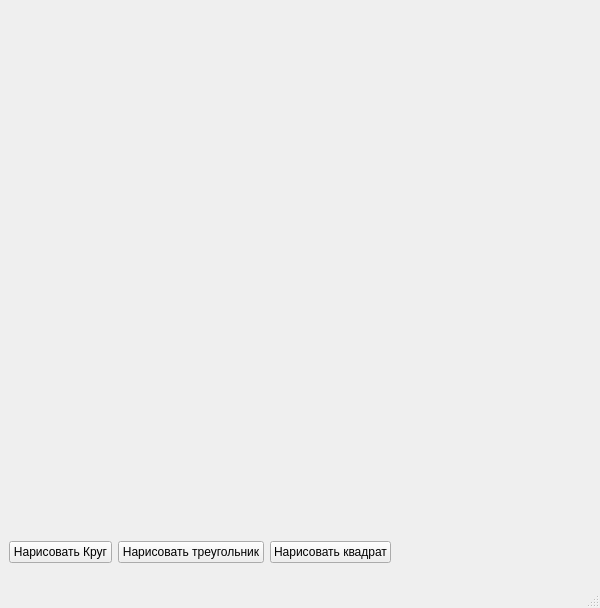
<?xml version="1.0" encoding="UTF-8"?>
<ui version="4.0">
 <class>MainWindow</class>
 <widget class="QMainWindow" name="MainWindow">
  <property name="windowModality">
   <enum>Qt::NonModal</enum>
  </property>
  <property name="geometry">
   <rect>
    <x>0</x>
    <y>0</y>
    <width>600</width>
    <height>608</height>
   </rect>
  </property>
  <property name="sizePolicy">
   <sizepolicy hsizetype="Fixed" vsizetype="Fixed">
    <horstretch>0</horstretch>
    <verstretch>0</verstretch>
   </sizepolicy>
  </property>
  <property name="minimumSize">
   <size>
    <width>600</width>
    <height>0</height>
   </size>
  </property>
  <property name="maximumSize">
   <size>
    <width>600</width>
    <height>1060</height>
   </size>
  </property>
  <property name="windowTitle">
   <string>MainWindow</string>
  </property>
  <widget class="QWidget" name="centralwidget">
   <property name="sizePolicy">
    <sizepolicy hsizetype="Fixed" vsizetype="Minimum">
     <horstretch>0</horstretch>
     <verstretch>0</verstretch>
    </sizepolicy>
   </property>
   <property name="minimumSize">
    <size>
     <width>600</width>
     <height>0</height>
    </size>
   </property>
   <property name="maximumSize">
    <size>
     <width>600</width>
     <height>16777215</height>
    </size>
   </property>
   <layout class="QVBoxLayout" name="verticalLayout">
    <property name="sizeConstraint">
     <enum>QLayout::SetMinimumSize</enum>
    </property>
    <item>
     <widget class="FigurePainter" name="drawPanel" native="true">
      <property name="sizePolicy">
       <sizepolicy hsizetype="Fixed" vsizetype="Fixed">
        <horstretch>0</horstretch>
        <verstretch>0</verstretch>
       </sizepolicy>
      </property>
      <property name="minimumSize">
       <size>
        <width>600</width>
        <height>500</height>
       </size>
      </property>
      <property name="maximumSize">
       <size>
        <width>600</width>
        <height>500</height>
       </size>
      </property>
     </widget>
    </item>
    <item>
     <layout class="QHBoxLayout" name="CircleLayout">
      <item>
       <widget class="QPushButton" name="drawCircleButton">
        <property name="text">
         <string>Нарисовать Круг</string>
        </property>
       </widget>
      </item>
      <item>
       <widget class="QPushButton" name="drawTriangleButton">
        <property name="text">
         <string>Нарисовать треугольник</string>
        </property>
       </widget>
      </item>
      <item>
       <widget class="QPushButton" name="drawSquareButton">
        <property name="text">
         <string>Нарисовать квадрат</string>
        </property>
       </widget>
      </item>
      <item>
       <spacer name="horizontalSpacer">
        <property name="orientation">
         <enum>Qt::Horizontal</enum>
        </property>
        <property name="sizeHint" stdset="0">
         <size>
          <width>40</width>
          <height>20</height>
         </size>
        </property>
       </spacer>
      </item>
     </layout>
    </item>
   </layout>
  </widget>
  <widget class="QMenuBar" name="menubar">
   <property name="geometry">
    <rect>
     <x>0</x>
     <y>0</y>
     <width>600</width>
     <height>20</height>
    </rect>
   </property>
  </widget>
  <widget class="QStatusBar" name="statusbar"/>
 </widget>
 <customwidgets>
  <customwidget>
   <class>FigurePainter</class>
   <extends>QWidget</extends>
   <header>figurepainter.h</header>
   <container>1</container>
  </customwidget>
 </customwidgets>
 <resources/>
 <connections/>
</ui>
